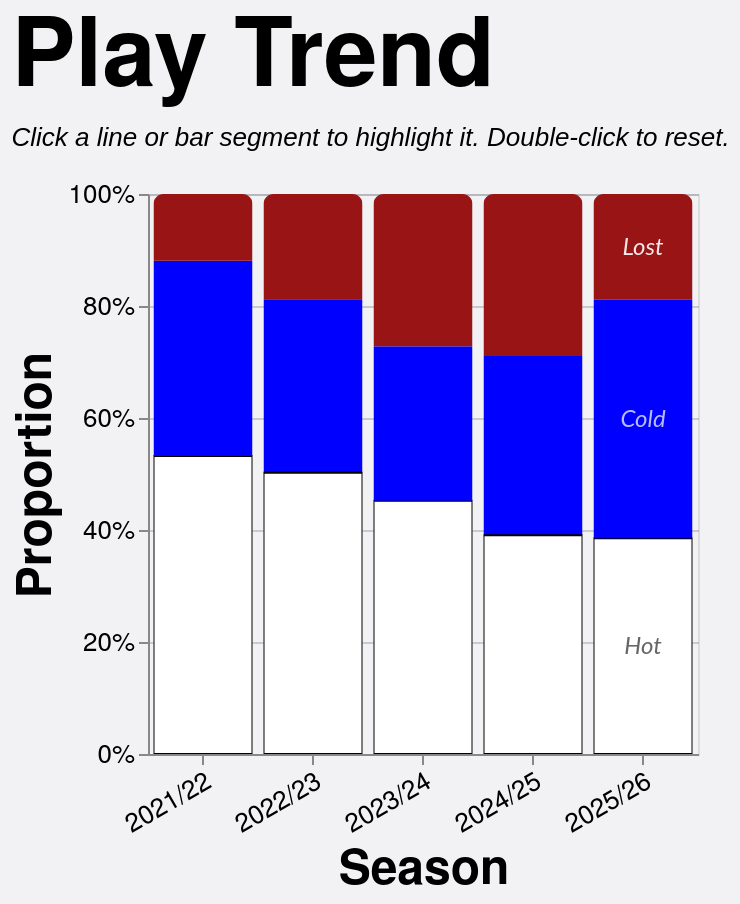

Specify this chart in Vega-Lite:
### Vega-Lite specification from a JSON file in a GitHub repository (floating-point values rounded to 4 significant figures; data arrays with more than 128 entries replaced by an {"elided": "..."} marker saying what was removed)
{"config": {"axis": {"labelFont": "PT Sans Narrow, Helvetica Neue, Helvetica, Arial, sans-serif", "titleFont": "PT Sans Narrow, Helvetica Neue, Helvetica, Arial, sans-serif", "labelFontSize": 13, "titleFontSize": 24, "gridColor": "#202947", "gridOpacity": 0.2, "zindex": 1}, "text": {"font": "Lato, sans-serif"}, "bar": {"cornerRadiusEnd": 5}, "header": {"labelFont": "PT Sans Narrow, Helvetica Neue, Helvetica, Arial, sans-serif", "titleFont": "PT Sans Narrow, Helvetica Neue, Helvetica, Arial, sans-serif", "labelFontSize": 24, "titleFontSize": 28, "labelFontWeight": "bold", "orient": "left"}, "legend": {"labelFont": "PT Sans Narrow, Helvetica Neue, Helvetica, Arial, sans-serif", "titleFont": "PT Sans Narrow, Helvetica Neue, Helvetica, Arial, sans-serif", "labelFontSize": 14, "titleFontSize": 16, "titlePadding": 5, "fillColor": "white", "strokeColor": "black", "padding": 10, "titleFontWeight": "lighter", "titleFontStyle": "italic", "titleColor": "gray", "offset": 10}, "title": {"font": "PT Sans Narrow, Helvetica Neue, Helvetica, Arial, sans-serif", "fontSize": 48, "fontWeight": "bold", "anchor": "start", "align": "center", "titlePadding": 20, "subtitlePadding": 10, "subtitleFontSize": 13, "subtitleColor": "", "subtitleFontStyle": "italic", "offset": 15, "color": "black"}, "axisX": {"labelAngle": 0}, "facet": {"title": null, "header": null, "align": {"row": "each", "column": "each"}}, "resolve": {"scale": {"y": "independent", "facet": "independent"}}, "background": "#f2f1f4", "scale": {"offsetBandPaddingOuter": 0.2, "offsetBandPaddingInner": 0.1}}, "layer": [{"mark": {"type": "bar", "opacity": 0.85}, "encoding": {"color": {"field": "play", "legend": null, "scale": {"domain": ["Hot", "Cold", "Lost"], "range": ["white", "blue", "#991515"]}, "sort": ["Hot", "Cold", "Lost"], "type": "nominal"}, "opacity": {"condition": {"param": "param_14", "value": 1.0, "empty": true}, "value": 0.2}, "order": {"field": "stack_order", "sort": "ascending", "type": "quantitative"}, "stroke": {"field": "play", "legend": null, "scale": {"domain": ["Hot", "Cold", "Lost"], "range": ["black", "transparent", "transparent"]}, "type": "nominal"}, "tooltip": [{"field": "season", "title": "Season", "type": "nominal"}, {"field": "play", "title": "Play", "type": "nominal"}, {"field": "attempts", "format": ",.0f", "title": "Attempts", "type": "quantitative"}], "x": {"axis": {"labelAngle": -30}, "field": "season", "sort": ["2021/22", "2022/23", "2023/24", "2024/25", "2025/26"], "title": "Season", "type": "nominal"}, "y": {"axis": {"format": "%", "orient": "left"}, "field": "attempts", "stack": "normalize", "title": "Proportion", "type": "quantitative"}}, "name": "view_13", "transform": [{"filter": "(loSquad == 'All' || datum.squad == loSquad) && (loGameType == 'All' || (loGameType == 'League + Cup' && (datum.game_type == 'League' || datum.game_type == 'Cup')) || (loGameType == 'League only' && datum.game_type == 'League') || datum.game_type == loGameType) && (loThrower == 'All' || datum.thrower == loThrower) && (loJumper == 'All' || datum.jumper == loJumper) && (loArea == 'All' || datum.area == loArea) && (loNumbers == 'All' || datum.numbers == loNumbers)"}, {"aggregate": [{"op": "count", "as": "attempts"}, {"op": "sum", "field": "won", "as": "won"}], "groupby": ["season", "play"]}, {"calculate": "datum.play == 'Hot' ? 0 : datum.play == 'Cold' ? 1 : datum.play == 'Lost' ? 2 : 999", "as": "stack_order"}]}, {"mark": {"type": "text", "align": "center", "baseline": "middle", "fontSize": 12, "fontStyle": "italic"}, "encoding": {"color": {"field": "text_label_color", "legend": null, "scale": null, "type": "nominal"}, "opacity": {"condition": {"param": "param_14", "value": 0.9, "empty": true}, "value": 0.3}, "text": {"field": "play", "type": "nominal"}, "x": {"axis": {"labelAngle": -30}, "field": "season", "sort": ["2021/22", "2022/23", "2023/24", "2024/25", "2025/26"], "title": "Season", "type": "nominal"}, "y": {"field": "mid_y", "scale": {"domain": [0, 1]}, "type": "quantitative"}}, "transform": [{"filter": "(loSquad == 'All' || datum.squad == loSquad) && (loGameType == 'All' || (loGameType == 'League + Cup' && (datum.game_type == 'League' || datum.game_type == 'Cup')) || (loGameType == 'League only' && datum.game_type == 'League') || datum.game_type == loGameType) && (loThrower == 'All' || datum.thrower == loThrower) && (loJumper == 'All' || datum.jumper == loJumper) && (loArea == 'All' || datum.area == loArea) && (loNumbers == 'All' || datum.numbers == loNumbers)"}, {"aggregate": [{"op": "count", "as": "attempts"}, {"op": "sum", "field": "won", "as": "won"}], "groupby": ["season", "play"]}, {"calculate": "datum.play == 'Hot' ? 0 : datum.play == 'Cold' ? 1 : datum.play == 'Lost' ? 2 : 999", "as": "stack_order"}, {"joinaggregate": [{"op": "sum", "field": "attempts", "as": "season_total"}], "groupby": ["season"]}, {"calculate": "datum.attempts / datum.season_total", "as": "proportion"}, {"window": [{"op": "sum", "field": "proportion", "as": "cum_prop"}], "frame": [null, 0], "groupby": ["season"], "sort": [{"field": "stack_order", "order": "ascending"}]}, {"calculate": "datum.cum_prop - datum.proportion / 2", "as": "mid_y"}, {"calculate": "datum.play == 'Hot' ? '#555555' : datum.play == 'Cold' ? '#ccd0ff' : datum.play == 'Lost' ? 'white' : 'black'", "as": "text_label_color"}, {"calculate": "toNumber(split(datum.season, '/')[0])", "as": "season_order_num"}, {"window": [{"op": "row_number", "field": "", "as": "season_rank"}], "groupby": ["play"], "sort": [{"field": "season_order_num", "order": "descending"}]}, {"filter": "datum.season_rank == 1"}]}], "data": {"name": "data-15e79532cff8ae58bb045c3a34749407"}, "height": 280, "params": [{"name": "loSquad", "value": "All"}, {"name": "loSeason", "value": "All"}, {"name": "loGameType", "value": "All"}, {"name": "loThrower", "value": "All"}, {"name": "loJumper", "value": "All"}, {"name": "loArea", "value": "All"}, {"name": "loNumbers", "value": "All"}, {"name": "param_14", "select": {"type": "point", "clear": "dblclick", "fields": ["play"], "on": "click"}, "views": ["view_13"]}], "title": {"text": "Play Trend", "subtitle": "Click a line or bar segment to highlight it. Double-click to reset."}, "width": {"step": 55}, "$schema": "https://vega.github.io/schema/vega-lite/v5.20.1.json", "datasets": {"data-15e79532cff8ae58bb045c3a34749407": {"elided": "1274 records"}}}
